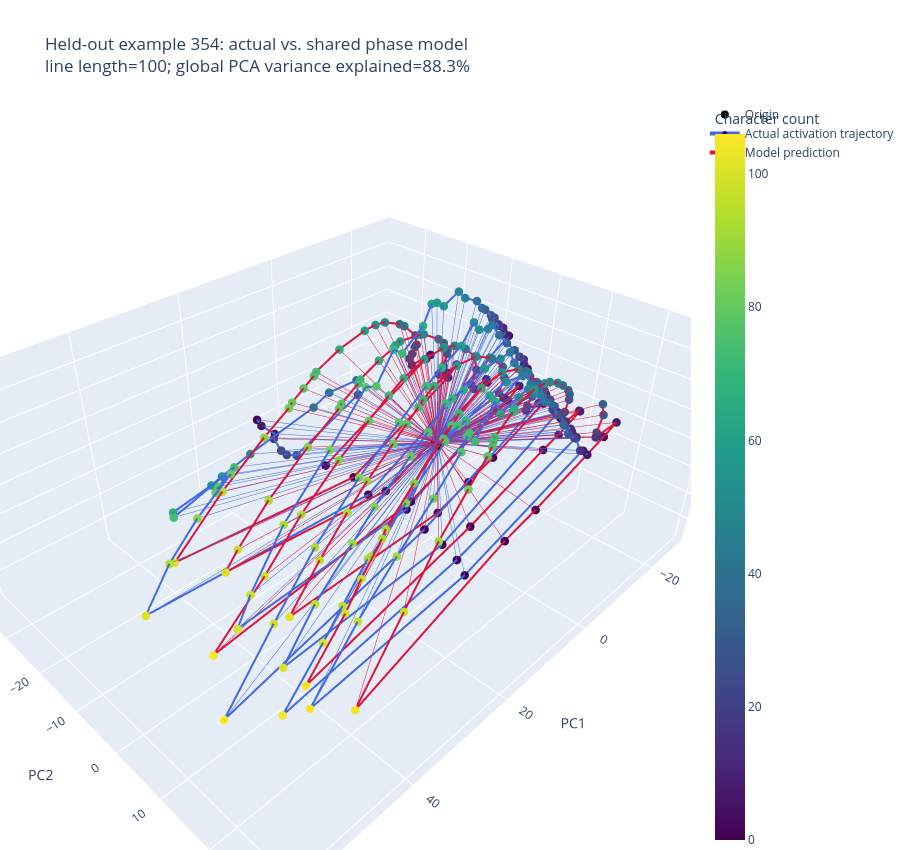

The cell this chart's notebook holds for it:
### Markdown cell above
## Random held-out example in global 3D PCA space

### Code cell
example_rng = np.random.default_rng(RANDOM_EXAMPLE_SEED)
example_index = int(example_rng.integers(N_EVAL_EXAMPLES))
actual = Y_eval[example_index]
predicted = Y_eval_pred[example_index]
counts = counts_eval[example_index]
line_length = widths_eval[example_index]

def add_origin_vectors(fig, coordinates, name, color, showlegend=False):
    segments = []
    for point in coordinates:
        segments.extend([[0, 0, 0], point.tolist(), [None, None, None]])
    fig.add_trace(go.Scatter3d(
        x=[p[0] for p in segments], y=[p[1] for p in segments], z=[p[2] for p in segments],
        mode="lines", line=dict(color=color, width=1), showlegend=False, hoverinfo="skip",
    ))
    fig.add_trace(go.Scatter3d(
        x=coordinates[:, 0], y=coordinates[:, 1], z=coordinates[:, 2],
        mode="lines+markers", marker=dict(size=5, color=counts, colorscale="Viridis",
        colorbar=dict(title="Character count") if showlegend else None),
        line=dict(color=color, width=4), name=name,
        text=[f"position {i}" for i in range(seq_len)],
        customdata=counts,
        hovertemplate="%{text}<br>character count=%{customdata:.1f}<extra>" + name + "</extra>",
    ))

fig = go.Figure()
fig.add_trace(go.Scatter3d(
    x=[0], y=[0], z=[0], mode="markers", marker=dict(size=8, color="black"),
    name="Origin", hovertemplate="(0, 0, 0)<extra>Origin</extra>",
))
add_origin_vectors(fig, actual, "Actual activation trajectory", "royalblue", True)
add_origin_vectors(fig, predicted, "Model prediction", "crimson", False)
fig.update_layout(
    title=(f"Held-out example {example_index}: actual vs. shared phase model<br>"
           f"line length={line_length:.0f}; global PCA variance explained={pca.explained_variance_ratio_.sum():.1%}"),
    scene=dict(xaxis_title="PC1", yaxis_title="PC2", zaxis_title="PC3"),
    height=850, margin=dict(l=0, r=0, b=0, t=100),
)
display(fig)
print(f"Random held-out example index: {example_index}")

### Figure 1 — Plotly figure (JSON) as saved in the notebook; plotly's stock layout.template omitted (floating-point values rounded to 4 significant figures; data arrays with more than 128 entries replaced by an {"elided": "..."} marker saying what was removed)
{"data": [{"hovertemplate": "(0, 0, 0)<extra>Origin</extra>", "marker": {"color": "black", "size": 8}, "mode": "markers", "name": "Origin", "type": "scatter3d", "x": [0], "y": [0], "z": [0]}, {"hoverinfo": "skip", "line": {"color": "royalblue", "width": 1}, "mode": "lines", "showlegend": false, "type": "scatter3d", "x": {"elided": "450 float values"}, "y": {"elided": "450 float values"}, "z": {"elided": "450 float values"}}, {"customdata": {"elided": "150 float values"}, "hovertemplate": "%{text}<br>character count=%{customdata:.1f}<extra>Actual activation trajectory</extra>", "line": {"color": "royalblue", "width": 4}, "marker": {"color": {"elided": "150 float values"}, "colorbar": {"title": {"text": "Character count"}}, "colorscale": [[0, "#440154"], [0.1111, "#482878"], [0.2222, "#3e4989"], [0.3333, "#31688e"], [0.4444, "#26828e"], [0.5556, "#1f9e89"], [0.6667, "#35b779"], [0.7778, "#6ece58"], [0.8889, "#b5de2b"], [1, "#fde725"]], "size": 5}, "mode": "lines+markers", "name": "Actual activation trajectory", "text": {"elided": "150 str values"}, "type": "scatter3d", "x": {"elided": "150 float values"}, "y": {"elided": "150 float values"}, "z": {"elided": "150 float values"}}, {"hoverinfo": "skip", "line": {"color": "crimson", "width": 1}, "mode": "lines", "showlegend": false, "type": "scatter3d", "x": {"elided": "450 float values"}, "y": {"elided": "450 float values"}, "z": {"elided": "450 float values"}}, {"customdata": {"elided": "150 float values"}, "hovertemplate": "%{text}<br>character count=%{customdata:.1f}<extra>Model prediction</extra>", "line": {"color": "crimson", "width": 4}, "marker": {"color": {"elided": "150 float values"}, "colorscale": [[0, "#440154"], [0.1111, "#482878"], [0.2222, "#3e4989"], [0.3333, "#31688e"], [0.4444, "#26828e"], [0.5556, "#1f9e89"], [0.6667, "#35b779"], [0.7778, "#6ece58"], [0.8889, "#b5de2b"], [1, "#fde725"]], "size": 5}, "mode": "lines+markers", "name": "Model prediction", "text": {"elided": "150 str values"}, "type": "scatter3d", "x": {"elided": "150 float values"}, "y": {"elided": "150 float values"}, "z": {"elided": "150 float values"}}], "layout": {"height": 850, "margin": {"b": 0, "l": 0, "r": 0, "t": 100}, "scene": {"xaxis": {"title": {"text": "PC1"}}, "yaxis": {"title": {"text": "PC2"}}, "zaxis": {"title": {"text": "PC3"}}}, "title": {"text": "Held-out example 354: actual vs. shared phase model<br>line length=100; global PCA variance explained=88.3%"}}}
